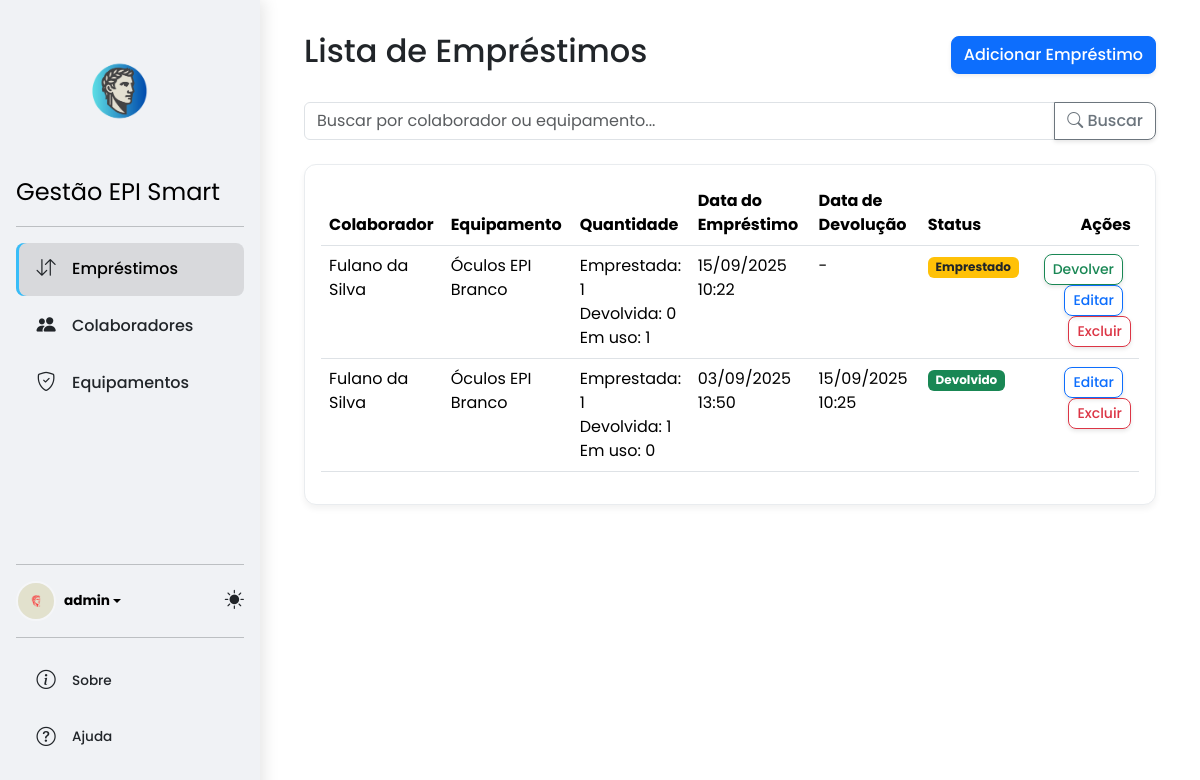
The app's page /emprestimos/ (signed in) with its own data.
### core/models.py (models this page shows, shortened)
class Perfil(models.Model):
    user = models.OneToOneField(User, on_delete=models.CASCADE)
    foto = models.ImageField(default='default.jpg', upload_to='profile_pics')

class Emprestimo(models.Model):
    colaborador = models.ForeignKey(Colaborador, on_delete=models.CASCADE)
    equipamento = models.ForeignKey(Equipamento, on_delete=models.CASCADE)
    data_emprestimo = models.DateTimeField(default=timezone.now)
    data_devolucao = models.DateTimeField(null=True, blank=True)
    devolvido = models.BooleanField(default=False)
    quantidade_emprestada = models.PositiveIntegerField(default=0)
    quantidade_devolvida = models.PositiveIntegerField(default=0)

class Colaborador(models.Model):
    nome_completo = models.CharField(max_length=255)
    matricula = models.CharField(max_length=50, unique=True)
    funcao = models.CharField(max_length=100)
    data_admissao = models.DateField()

class Equipamento(models.Model):
    nome_epi = models.CharField(max_length=200)
    descricao = models.TextField(blank=True, null=True)
    quantidade_total = models.PositiveIntegerField(default=0)
    quantidade_disponivel = models.PositiveIntegerField(default=0)

### core/views.py (the view)
# urls.py: path('emprestimos/', views.emprestimo_list, name='emprestimo_list'),
@login_required
def emprestimo_list(request):
    query = request.GET.get('q')
    emprestimos_list = Emprestimo.objects.all().order_by('-data_emprestimo')
    if query:
        emprestimos_list = emprestimos_list.filter(
            Q(colaborador__nome_completo__icontains=query) | Q(equipamento__nome_epi__icontains=query)
        )
    for e in emprestimos_list:
        e.em_uso = e.quantidade_emprestada - e.quantidade_devolvida
    paginator = Paginator(emprestimos_list, 10)
    page_number = request.GET.get('page')
    page_obj = paginator.get_page(page_number)
    return render(request, 'core/emprestimo_list.html', {'page_obj': page_obj})

### core/templates/core/emprestimo_list.html (shortened to what this page needs)
{% extends 'base.html' %}
{% block content %}
  <div class="d-flex justify-content-between align-items-center mb-4">
    <h1 class="h2">Lista de Empréstimos</h1>
    <a href="{% url 'emprestimo_create' %}" class="btn btn-primary shadow-sm">Adicionar Empréstimo</a>
  </div>
  <form method="GET" class="mb-4">
    <div class="input-group">
      <input type="text" name="q" class="form-control" placeholder="Buscar por colaborador ou equipamento..." value="{{ request.GET.q }}">
      <button class="btn btn-outline-secondary" type="submit">
        <i class="bi bi-search"></i> Buscar
      </button>
    </div>
  </form>
  <div class="card">
    <div class="card-body">
      <div class="table-responsive">
        <table class="table table-hover">
          <thead>
            <tr>
              <th scope="col">Colaborador</th>
              <th scope="col">Equipamento</th>
              <th scope="col">Quantidade</th>
              <th scope="col">Data do Empréstimo</th>
              <th scope="col">Data de Devolução</th>
              <th scope="col">Status</th>
              <th scope="col" class="text-end">Ações</th>
            </tr>
          </thead>
          <tbody>
            {% for emprestimo in page_obj %}
              <tr>
                <td>{{ emprestimo.colaborador.nome_completo }}</td>
                <td>{{ emprestimo.equipamento.nome_epi }}</td>
                <td>
                  <div>Emprestada: {{ emprestimo.quantidade_emprestada }}</div>
                  <div>Devolvida: {{ emprestimo.quantidade_devolvida }}</div>
                  <div>Em uso: {{ emprestimo.em_uso }}</div>
                </td>
                <td>{{ emprestimo.data_emprestimo|date:"d/m/Y H:i" }}</td>
                <td>
                  {% if emprestimo.data_devolucao %}
                    {{ emprestimo.data_devolucao|date:"d/m/Y H:i" }}
                  {% else %}
                    -
                  {% endif %}
                </td>
                <td>
                  {% if emprestimo.devolvido %}
                      <span class="badge bg-success">Devolvido</span>
                  {% else %}
                      <span class="badge bg-warning text-dark">Emprestado</span>
                  {% endif %}
                </td>
                <td class="text-end">
                    {% if not emprestimo.devolvido and emprestimo.em_uso > 0 %}
            <a href="{% url 'emprestimo_devolucao' emprestimo.pk %}" class="btn btn-sm btn-outline-success me-2">Devolver</a>
          {% endif %}
                    <a href="{% url 'emprestimo_update' emprestimo.pk %}" class="btn btn-sm btn-outline-primary me-2">Editar</a>
                    <form action="{% url 'emprestimo_delete' emprestimo.pk %}" method="post" style="display: inline;">
                        <button type="submit" class="btn btn-sm btn-outline-danger">Excluir</button>
                    </form>
                </td>
              </tr>
            {% empty %}
              <tr>
                <td colspan="7" class="text-center py-5">Nenhum empréstimo cadastrado.</td>
              </tr>
            {% endfor %}
          </tbody>
        </table>
      </div>
    </div>
  </div>
{% endblock %}

### core/templates/core/includes/sidebar_content.html (shortened to what this page needs)
{% load static %}
<a href="{% url 'home' %}" class="logo-link d-flex flex-column align-items-center mb-3 mb-md-0 me-md-auto text-decoration-none text-center">
  <img src="{% static 'images/LOGO_PRINCIPAL.png' %}" alt="Logo" class="mb-2" style="height: 150px;" id="mainLogoImage">
  <span class="fs-4 text-body-emphasis">Gestão EPI Smart</span>
</a>
<hr>
<ul class="nav nav-pills flex-column mb-auto">
  <li class="nav-item">
    <a href="{% url 'emprestimo_list' %}" class="nav-link {% if 'emprestimo' in request.resolver_match.view_name %}active{% endif %}">
      <i class="bi bi-arrow-down-up"></i>
      Empréstimos
    </a>
  </li>
  <li>
    <a href="{% url 'colaborador_list' %}" class="nav-link {% if 'colaborador' in request.resolver_match.view_name %}active{% endif %}">
      <i class="bi bi-people-fill"></i>
      Colaboradores
    </a>
  </li>
  <li>
    <a href="{% url 'equipamento_list' %}" class="nav-link {% if 'equipamento' in request.resolver_match.view_name %}active{% endif %}">
      <i class="bi bi-shield-check"></i>
      Equipamentos
    </a>
  </li>
</ul>
<hr>
<div class="sidebar-footer">
  <div class="d-flex justify-content-between align-items-center w-100 mb-3">
    <div class="dropdown">
      <a href="#" class="d-flex align-items-center text-body-emphasis text-decoration-none dropdown-toggle user-profile" data-bs-toggle="dropdown" aria-expanded="false">
        <img src="{{ user.perfil.foto.url }}" alt="" class="rounded-circle me-2">
        <strong>{{ user.username }}</strong>
      </a>
    </div>
    <div class="theme-switcher">
        <i class="bi bi-sun-fill theme-icon"></i>
    </div>
  </div>
  <hr>
  <ul class="nav nav-pills flex-column mb-3">
    <li class="nav-item">
      <a href="{% url 'sobre' %}" class="nav-link {% if 'sobre' in request.resolver_match.view_name %}active{% endif %}">
        <i class="bi bi-info-circle"></i>
        Sobre
      </a>
    </li>
    <li class="nav-item">
      <a href="{% url 'ajuda' %}" class="nav-link {% if 'ajuda' in request.resolver_match.view_name %}active{% endif %}>">
        <i class="bi bi-question-circle"></i>
        Ajuda
      </a>
    </li>
  </ul>
</div>

### core/static/css/styles.css (style rules this page uses)
:root { --sidebar-width: 260px; --sidebar-bg: #f0f2f5; --sidebar-link-color: #212529; --sidebar-link-hover-bg: rgba(0, 0, 0, 0.05); --sidebar-link-hover-color: #000; --sidebar-active-link-bg: rgba(0, 0, 0, 0.1); --sidebar-icon-color: #212529; --bs-body-font-family: 'Poppins', sans-serif; --bs-body-bg: #ffffff; --bs-body-color: #212529; --card-bg: #ffffff; --card-shadow: 0 4px 6px rgba(0, 0, 0, 0.05); --card-border: 1px solid #e9ecef; --card-border-radius: 0.75rem; --btn-border-radius: 0.5rem; --btn-shadow: 0 2px 4px rgba(0, 0, 0, 0.1); --bs-primary-rgb: 14, 116, 144; }
html, body { height: 100%; }
body { background-color: var(--bs-body-bg); color: var(--bs-body-color); font-family: var(--bs-body-font-family); transition: background-color 0.3s ease; }
.sidebar, .content-wrapper, .nav-link, .card, .btn, .logo-link { transition: all 0.2s ease-in-out; }
.sidebar .nav-link { color: var(--sidebar-link-color); font-weight: 500; padding: 0.75rem 1.25rem; border-radius: var(--btn-border-radius); margin-bottom: 0.25rem; display: flex; align-items: center; }
.sidebar .nav-link i { font-size: 1.2rem; color: var(--sidebar-icon-color); margin-right: 1rem; width: 20px; text-align: center; transition: color 0.2s ease; }
.sidebar .nav-link.active, .sidebar .nav-link:hover { background-color: var(--sidebar-link-hover-bg); color: var(--sidebar-link-hover-color); }
.sidebar .nav-link.active { background-color: var(--sidebar-active-link-bg); box-shadow: inset 3px 0 0 #38bdf8; transform: translateX(0); }
.user-profile img { width: 40px; height: 40px; object-fit: cover; border: 2px solid rgba(255, 255, 255, 0.3); }
.card { background-color: var(--card-bg); border: var(--card-border); border-radius: var(--card-border-radius); box-shadow: var(--card-shadow); }
.btn { border-radius: var(--btn-border-radius); font-weight: 500; box-shadow: var(--btn-shadow); }
@media (min-width: 992px) { body.authenticated { display: flex; } }
.theme-switcher { cursor: pointer; color: var(--sidebar-link-color); font-size: 1.2rem; }
.sidebar-footer { font-size: 0.85rem; }
.sidebar-footer a { color: var(--sidebar-link-color); text-decoration: none; }
.table th, .table td { border-right: 1px solid var(--card-border); }
.table th:last-child, .table td:last-child { border-right: none; }

### records on screen
Emprestimo: colaborador.nome_completo "Fulano da Silva", equipamento.nome_epi "Óculos EPI Branco", quantidade_emprestada "1", quantidade_devolvida "0", em_uso "1", data_emprestimo "15/09/2025 10:22", devolvido "Emprestado"
Emprestimo: colaborador.nome_completo "Fulano da Silva", equipamento.nome_epi "Óculos EPI Branco", quantidade_emprestada "1", quantidade_devolvida "1", em_uso "0", data_emprestimo "03/09/2025 13:50", data_devolucao "15/09/2025 10:25", devolvido "Devolvido"

### other values on screen
{{ user.username }} "admin"
